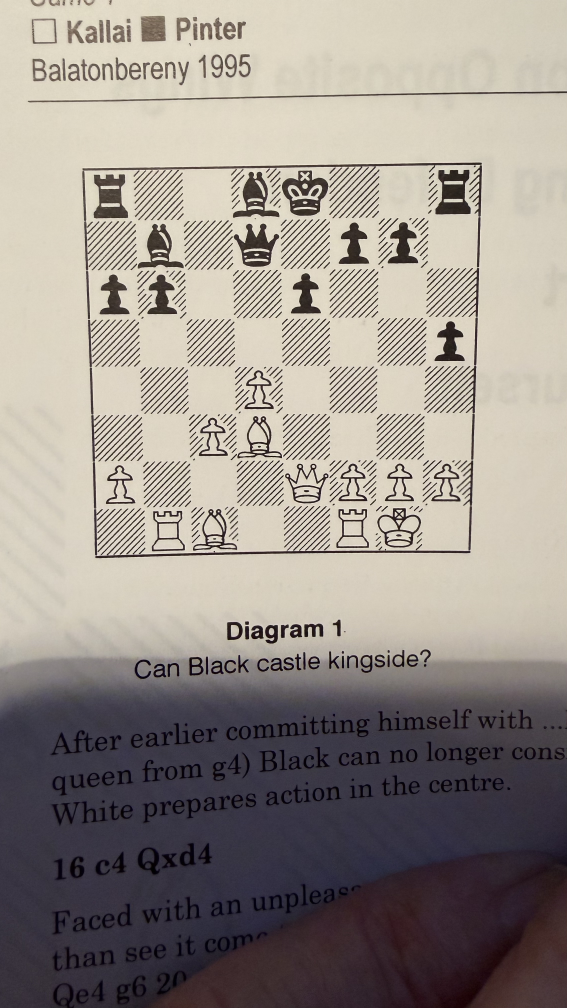
#> input picture test.jpg, 2268 x 4032 px (shown at 1/4 size)
$ python test_preprocess.py ..
#> lines starting #> are read from the running program, lines starting #| are printed output that depends on the picture
#!/usr/bin/env python3
"""
Test script for image preprocessing.
Applies various enhancement techniques to chess board images.
"""

import cv2
import numpy as np
from pathlib import Path
import argparse


def auto_levels(img: np.ndarray) -> np.ndarray:
    """
    Auto-levels: stretches histogram so darkest becomes 0, lightest becomes 255.
    This is what the current JS implementation does.
    """
    result = img.copy()
    for i in range(3):  # For each channel
        channel = img[:, :, i]
        min_val = channel.min()
        max_val = channel.max()
        if max_val > min_val:
            result[:, :, i] = ((channel - min_val) / (max_val - min_val) * 255).astype(np.uint8)
    return result


def increase_contrast(img: np.ndarray, factor: float = 1.5) -> np.ndarray:
    """
    Increase contrast by multiplying difference from mean.
    factor > 1 increases contrast, factor < 1 decreases.
    """
    mean = img.mean()
    result = mean + (img.astype(float) - mean) * factor
    return np.clip(result, 0, 255).astype(np.uint8)


def adjust_levels(img: np.ndarray, black_point: int = 20, white_point: int = 235) -> np.ndarray:
    """
    Adjust black and white points.
    Pixels below black_point become 0, above white_point become 255.
    """
    result = img.astype(float)
    result = (result - black_point) / (white_point - black_point) * 255
    return np.clip(result, 0, 255).astype(np.uint8)


def sharpen(img: np.ndarray, amount: float = 1.0) -> np.ndarray:
    """
    Sharpen image using unsharp masking.
    """
    # Create gaussian blur
    blurred = cv2.GaussianBlur(img, (0, 0), 3)
    # Unsharp mask: original + amount * (original - blurred)
    sharpened = cv2.addWeighted(img, 1 + amount, blurred, -amount, 0)
    return sharpened


def enhance_blacks(img: np.ndarray, strength: float = 0.2) -> np.ndarray:
    """
    Make dark areas darker (increase black).
    Uses a curve that compresses shadows.
    """
    # Create lookup table
    lut = np.arange(256, dtype=np.float32)
    # Apply curve: darker values get pushed more towards black
    lut = lut - strength * (255 - lut) * (lut / 255) * ((255 - lut) / 255)
    lut = np.clip(lut, 0, 255).astype(np.uint8)

    # Apply to each channel
    if len(img.shape) == 3:
        return cv2.LUT(img, lut)
    return cv2.LUT(img, lut)


def reduce_whites(img: np.ndarray, strength: float = 0.2) -> np.ndarray:
    """
    Make bright areas slightly less bright (reduce white).
    Uses a curve that compresses highlights.
    """
    # Create lookup table
    lut = np.arange(256, dtype=np.float32)
    # Apply curve: brighter values get pushed slightly down
    lut = lut - strength * lut * (lut / 255) * (lut / 255)
    lut = np.clip(lut, 0, 255).astype(np.uint8)

    if len(img.shape) == 3:
        return cv2.LUT(img, lut)
    return cv2.LUT(img, lut)


def clahe_enhance(img: np.ndarray, clip_limit: float = 2.0, tile_size: int = 8) -> np.ndarray:
    """
    CLAHE (Contrast Limited Adaptive Histogram Equalization).
    Good for images with varying lighting.
    """
    # Convert to LAB color space
    lab = cv2.cvtColor(img, cv2.COLOR_BGR2LAB)
    l, a, b = cv2.split(lab)

    # Apply CLAHE to L channel
    clahe = cv2.createCLAHE(clipLimit=clip_limit, tileGridSize=(tile_size, tile_size))
    l = clahe.apply(l)

    # Merge and convert back
    lab = cv2.merge([l, a, b])
    return cv2.cvtColor(lab, cv2.COLOR_LAB2BGR)


def full_preprocess(img: np.ndarray,
                    contrast: float = 1.3,
                    sharpen_amount: float = 0.5,
                    black_enhance: float = 0.15,
                    white_reduce: float = 0.1,
                    use_clahe: bool = False) -> np.ndarray:
    """
    Full preprocessing pipeline:
    1. Auto-levels (stretch histogram)
    2. Increase contrast
    3. Sharpen
    4. Enhance blacks (make darker)
    5. Reduce whites (make less bright)
    """
    result = img.copy()

    # Step 1: Auto-levels
    result = auto_levels(result)

    # Step 2: CLAHE or simple contrast
    if use_clahe:
        result = clahe_enhance(result)
    else:
        result = increase_contrast(result, contrast)

    # Step 3: Sharpen
    if sharpen_amount > 0:
        result = sharpen(result, sharpen_amount)

    # Step 4: Enhance blacks
    if black_enhance > 0:
        result = enhance_blacks(result, black_enhance)

    # Step 5: Reduce whites
    if white_reduce > 0:
        result = reduce_whites(result, white_reduce)

    return result


def create_comparison(original: np.ndarray, processed: np.ndarray, label: str) -> np.ndarray:
    """Create side-by-side comparison with labels."""
    h, w = original.shape[:2]

    # Create combined image
    combined = np.zeros((h + 30, w * 2 + 10, 3), dtype=np.uint8)
    combined[:] = (40, 40, 40)  # Dark gray background

    # Add images
    combined[30:30+h, 0:w] = original
    combined[30:30+h, w+10:w*2+10] = processed

    # Add labels
    cv2.putText(combined, "Original", (10, 22), cv2.FONT_HERSHEY_SIMPLEX, 0.6, (255, 255, 255), 1)
    cv2.putText(combined, label, (w + 20, 22), cv2.FONT_HERSHEY_SIMPLEX, 0.6, (255, 255, 255), 1)

    return combined


def main():
    parser = argparse.ArgumentParser(description='Test image preprocessing for chess board images')
    parser.add_argument('input', help='Input image path or directory')
    parser.add_argument('--output', '-o', default='debug_out/preprocess_test', help='Output directory')
    parser.add_argument('--contrast', '-c', type=float, default=1.3, help='Contrast factor (default: 1.3)')
    parser.add_argument('--sharpen', '-s', type=float, default=0.5, help='Sharpen amount (default: 0.5)')
    parser.add_argument('--black', '-b', type=float, default=0.15, help='Black enhancement (default: 0.15)')
    parser.add_argument('--white', '-w', type=float, default=0.1, help='White reduction (default: 0.1)')
    parser.add_argument('--clahe', action='store_true', help='Use CLAHE instead of simple contrast')
    parser.add_argument('--all-steps', action='store_true', help='Show all intermediate steps')
    args = parser.parse_args()

    input_path = Path(args.input)
    output_dir = Path(args.output)
    output_dir.mkdir(parents=True, exist_ok=True)

    # Get image files
    if input_path.is_dir():
        extensions = {'.jpg', '.jpeg', '.png', '.bmp'}
        images = [f for f in input_path.iterdir() if f.suffix.lower() in extensions]
    else:
        images = [input_path]

    print(f"Processing {len(images)} image(s)...")
    print(f"Settings: contrast={args.contrast}, sharpen={args.sharpen}, black={args.black}, white={args.white}")
    print(f"Output: {output_dir.absolute()}")
    print()

    for img_path in images:
        print(f"  Processing: {img_path.name}")

        original = cv2.imread(str(img_path))
#> original is the input picture: shape (4032, 2268, 3); mean B, G, R 138.4, 145.1, 152.8
        if original is None:
            print(f"    ERROR: Could not load image")
            continue

        # Resize for processing if too large
        max_dim = 512
        h, w = original.shape[:2]
#> h = 4032; w = 2268
        if max(h, w) > max_dim:
            scale = max_dim / max(h, w)
#> scale = 0.127
            original = cv2.resize(original, None, fx=scale, fy=scale, interpolation=cv2.INTER_AREA)
#> original: shape (512, 288, 3)

        if args.all_steps:
            # Show each step separately
            steps = []

            # Step 1: Auto-levels
            step1 = auto_levels(original)
            steps.append(create_comparison(original, step1, "1. Auto-levels"))

            # Step 2: Contrast
            if args.clahe:
                step2 = clahe_enhance(step1)
                steps.append(create_comparison(step1, step2, "2. CLAHE"))
            else:
                step2 = increase_contrast(step1, args.contrast)
                steps.append(create_comparison(step1, step2, f"2. Contrast x{args.contrast}"))

            # Step 3: Sharpen
            step3 = sharpen(step2, args.sharpen)
            steps.append(create_comparison(step2, step3, f"3. Sharpen {args.sharpen}"))

            # Step 4: Black enhancement
            step4 = enhance_blacks(step3, args.black)
            steps.append(create_comparison(step3, step4, f"4. Black +{args.black}"))

            # Step 5: White reduction
            step5 = reduce_whites(step4, args.white)
            steps.append(create_comparison(step4, step5, f"5. White -{args.white}"))

            # Stack all steps vertically
            combined = np.vstack(steps)
            cv2.imwrite(str(output_dir / f"{img_path.stem}_steps.png"), combined)

            # Also save final result
            cv2.imwrite(str(output_dir / f"{img_path.stem}_final.png"), step5)

        else:
            # Just show before/after
            processed = full_preprocess(
                original,
                contrast=args.contrast,
                sharpen_amount=args.sharpen,
                black_enhance=args.black,
                white_reduce=args.white,
                use_clahe=args.clahe
            )
#> the loop in auto_levels, `for i in range(3):` made 3 passes
#> (min_val, max_val) on passes 1 to 3: (0, 216), (0, 228), (1, 235)
#> pass 1, in auto_levels, `channel = img[:, :, i]`:
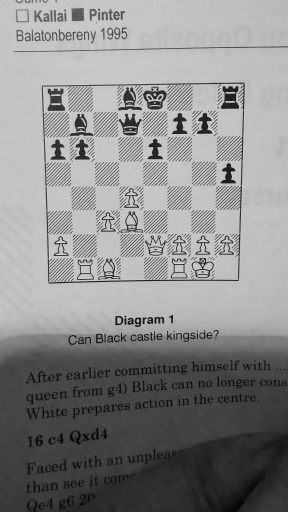
#> channel: shape (512, 288); min 0, max 216, mean 138.4
#> after the loop in auto_levels, `for i in range(3):`:
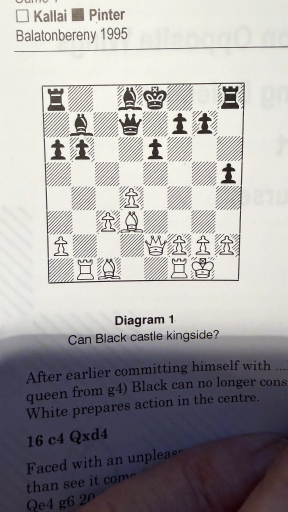
#> result: shape (512, 288, 3); mean B, G, R 162.9, 161.8, 164.9
#> in increase_contrast, `mean = img.mean()`: mean = 163.2
#> in sharpen, `blurred = cv2.GaussianBlur(img, (0, 0), 3)`:
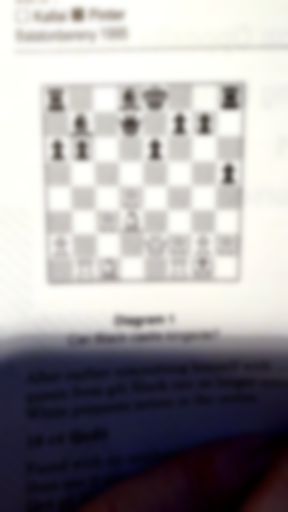
#> blurred: shape (512, 288, 3); mean B, G, R 162.5, 160.1, 163.1
#> in sharpen, `sharpened = cv2.addWeighted(img, 1 + amount, blurred, -amount, 0)`:
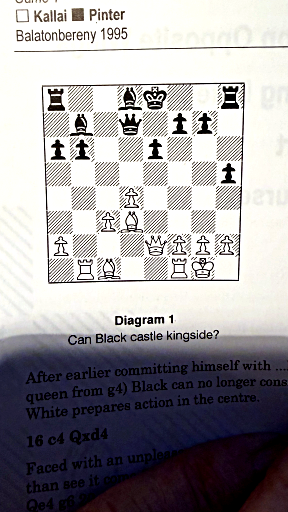
#> sharpened: shape (512, 288, 3); mean B, G, R 161.2, 158.1, 160.9
#> in enhance_blacks, `lut = np.clip(lut, 0, 255).astype(np.uint8)`: lut = 256 values from 0 to 255
#> in reduce_whites, `lut = np.clip(lut, 0, 255).astype(np.uint8)`: lut = 256 values from 0 to 229
#> in reduce_whites, `return cv2.LUT(img, lut)`:
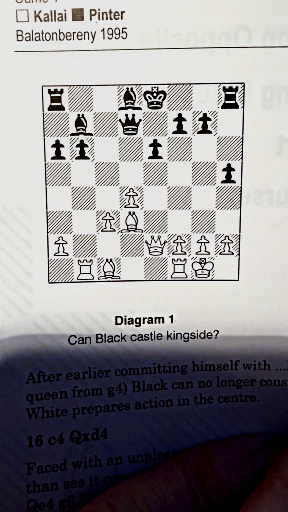
#> returned value: shape (512, 288, 3); mean of channels 0, 1, 2 145.3, 142.1, 144.6; drawn as B, G, R

            comparison = create_comparison(original, processed, "Processed")
#> in create_comparison, `combined[30:30+h, 0:w] = original`:
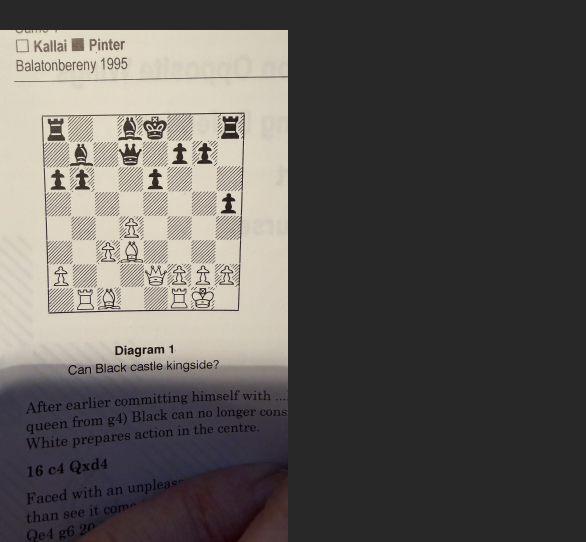
#> combined: shape (542, 586, 3); mean B, G, R 85.7, 88.8, 92.4
#> in create_comparison, `cv2.putText(combined, label, (w + 20, 22), cv2.FONT_HERSHEY_SIMPLEX, 0..`:
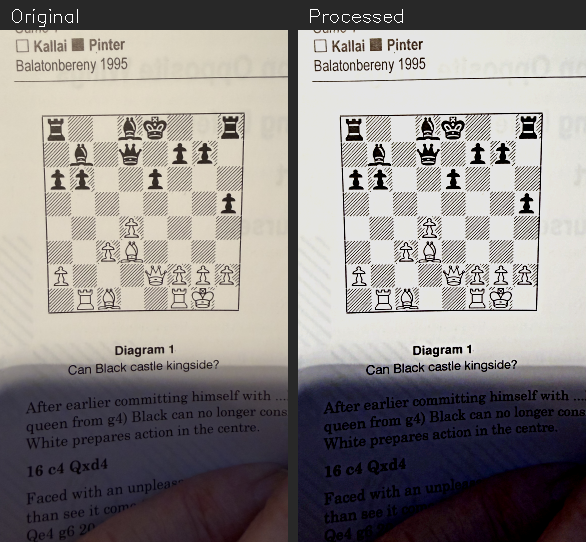
#> combined: shape (542, 586, 3); mean B, G, R 134.9, 136.5, 141.2
            cv2.imwrite(str(output_dir / f"{img_path.stem}_comparison.png"), comparison)
            cv2.imwrite(str(output_dir / f"{img_path.stem}_processed.png"), processed)

    print()
    print(f"Done! Output saved to: {output_dir.absolute()}")


if __name__ == '__main__':
    main()
